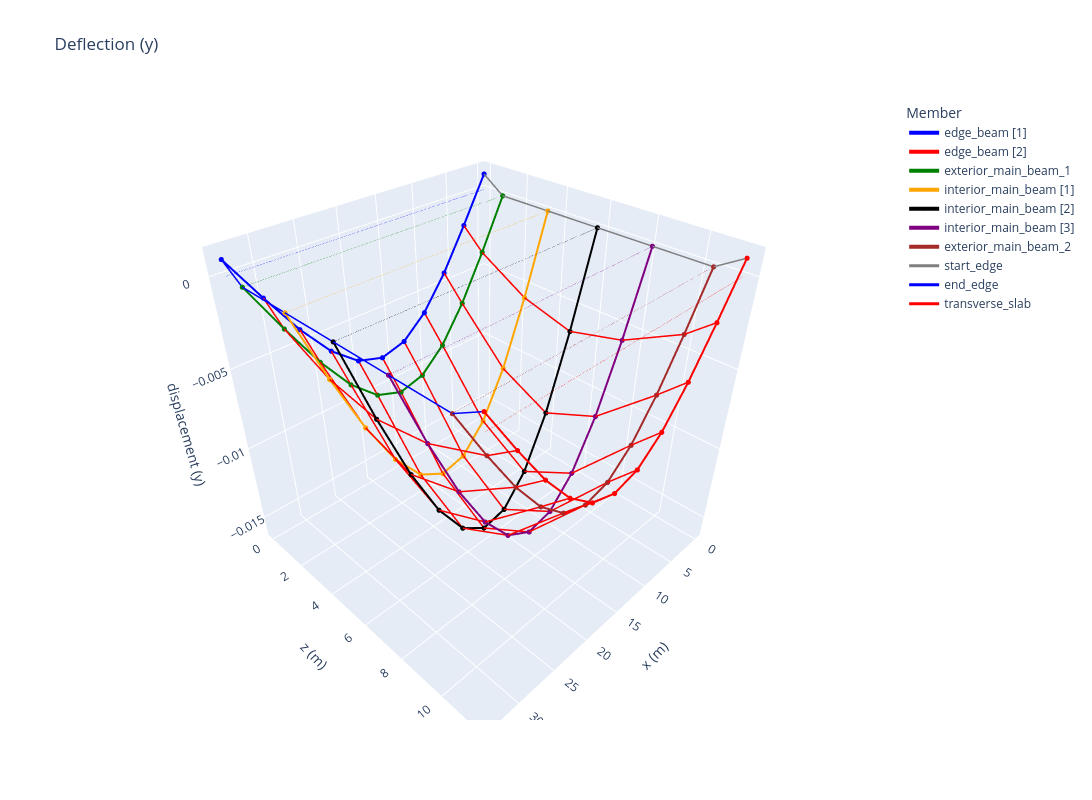

Write notebook code for a chart like this one.
### Code cell
og.plot_def(model, results, loadcase="M1600 L1", backend="plotly", figsize=(14, 8));

### Figure 1 — Plotly figure (JSON) as saved in the notebook; plotly's stock layout.template omitted (floating-point values rounded to 4 significant figures; data arrays with more than 128 entries replaced by an {"elided": "..."} marker saying what was removed)
{"data": [{"line": {"color": "blue", "width": 4}, "marker": {"color": "blue", "size": 3}, "mode": "lines+markers", "name": "edge_beam [1]", "type": "scatter3d", "x": [0, 3.35, 6.7, 10.05, 13.4, 16.75, 20.1, 23.45, 26.8, 30.15, 33.5], "y": [0, 0, 0, 0, 0, 0, 0, 0, 0, 0, 0], "z": [0.0009106, -0.001732, -0.004211, -0.006226, -0.007513, -0.007919, -0.007409, -0.006067, -0.004073, -0.001681, 0.0008474]}, {"line": {"color": "blue", "dash": "dot", "width": 1}, "mode": "lines", "showlegend": false, "type": "scatter3d", "x": [0, 3.35, 6.7, 10.05, 13.4, 16.75, 20.1, 23.45, 26.8, 30.15, 33.5], "y": [0, 0, 0, 0, 0, 0, 0, 0, 0, 0, 0], "z": [0, 0, 0, 0, 0, 0, 0, 0, 0, 0, 0]}, {"line": {"color": "red", "width": 4}, "marker": {"color": "red", "size": 3}, "mode": "lines+markers", "name": "edge_beam [2]", "type": "scatter3d", "x": [0, 3.35, 6.7, 10.05, 13.4, 16.75, 20.1, 23.45, 26.8, 30.15, 33.5], "y": [11.56, 11.56, 11.56, 11.56, 11.56, 11.56, 11.56, 11.56, 11.56, 11.56, 11.56], "z": [0.0009107, -0.001732, -0.004211, -0.006226, -0.007513, -0.007919, -0.007409, -0.006067, -0.004073, -0.001681, 0.0008474]}, {"line": {"color": "red", "dash": "dot", "width": 1}, "mode": "lines", "showlegend": false, "type": "scatter3d", "x": [0, 3.35, 6.7, 10.05, 13.4, 16.75, 20.1, 23.45, 26.8, 30.15, 33.5], "y": [11.56, 11.56, 11.56, 11.56, 11.56, 11.56, 11.56, 11.56, 11.56, 11.56, 11.56], "z": [0, 0, 0, 0, 0, 0, 0, 0, 0, 0, 0]}, {"line": {"color": "green", "width": 4}, "marker": {"color": "green", "size": 3}, "mode": "lines+markers", "name": "exterior_main_beam_1", "type": "scatter3d", "x": [0, 3.35, 6.7, 10.05, 13.4, 16.75, 20.1, 23.45, 26.8, 30.15, 33.5], "y": [1.05, 1.05, 1.05, 1.05, 1.05, 1.05, 1.05, 1.05, 1.05, 1.05, 1.05], "z": [0, -0.002955, -0.00566, -0.007829, -0.0092, -0.009607, -0.009022, -0.007543, -0.005376, -0.002781, 0]}, {"line": {"color": "green", "dash": "dot", "width": 1}, "mode": "lines", "showlegend": false, "type": "scatter3d", "x": [0, 3.35, 6.7, 10.05, 13.4, 16.75, 20.1, 23.45, 26.8, 30.15, 33.5], "y": [1.05, 1.05, 1.05, 1.05, 1.05, 1.05, 1.05, 1.05, 1.05, 1.05, 1.05], "z": [0, 0, 0, 0, 0, 0, 0, 0, 0, 0, 0]}, {"line": {"color": "orange", "width": 4}, "marker": {"color": "orange", "size": 3}, "mode": "lines+markers", "name": "interior_main_beam [1]", "type": "scatter3d", "x": [0, 3.35, 6.7, 10.05, 13.4, 16.75, 20.1, 23.45, 26.8, 30.15, 33.5], "y": [3.416, 3.416, 3.416, 3.416, 3.416, 3.416, 3.416, 3.416, 3.416, 3.416, 3.416], "z": [0, -0.004671, -0.00869, -0.01166, -0.01339, -0.01377, -0.01285, -0.01077, -0.007769, -0.004087, 0]}, {"line": {"color": "orange", "dash": "dot", "width": 1}, "mode": "lines", "showlegend": false, "type": "scatter3d", "x": [0, 3.35, 6.7, 10.05, 13.4, 16.75, 20.1, 23.45, 26.8, 30.15, 33.5], "y": [3.416, 3.416, 3.416, 3.416, 3.416, 3.416, 3.416, 3.416, 3.416, 3.416, 3.416], "z": [0, 0, 0, 0, 0, 0, 0, 0, 0, 0, 0]}, {"line": {"color": "black", "width": 4}, "marker": {"color": "black", "size": 3}, "mode": "lines+markers", "name": "interior_main_beam [2]", "type": "scatter3d", "x": [0, 3.35, 6.7, 10.05, 13.4, 16.75, 20.1, 23.45, 26.8, 30.15, 33.5], "y": [5.782, 5.782, 5.782, 5.782, 5.782, 5.782, 5.782, 5.782, 5.782, 5.782, 5.782], "z": [0, -0.005508, -0.01018, -0.01356, -0.01548, -0.01584, -0.0147, -0.01224, -0.00879, -0.004614, 0]}, {"line": {"color": "black", "dash": "dot", "width": 1}, "mode": "lines", "showlegend": false, "type": "scatter3d", "x": [0, 3.35, 6.7, 10.05, 13.4, 16.75, 20.1, 23.45, 26.8, 30.15, 33.5], "y": [5.782, 5.782, 5.782, 5.782, 5.782, 5.782, 5.782, 5.782, 5.782, 5.782, 5.782], "z": [0, 0, 0, 0, 0, 0, 0, 0, 0, 0, 0]}, {"line": {"color": "purple", "width": 4}, "marker": {"color": "purple", "size": 3}, "mode": "lines+markers", "name": "interior_main_beam [3]", "type": "scatter3d", "x": [0, 3.35, 6.7, 10.05, 13.4, 16.75, 20.1, 23.45, 26.8, 30.15, 33.5], "y": [8.149, 8.149, 8.149, 8.149, 8.149, 8.149, 8.149, 8.149, 8.149, 8.149, 8.149], "z": [0, -0.004671, -0.00869, -0.01166, -0.01339, -0.01377, -0.01285, -0.01077, -0.00777, -0.004087, 0]}, {"line": {"color": "purple", "dash": "dot", "width": 1}, "mode": "lines", "showlegend": false, "type": "scatter3d", "x": [0, 3.35, 6.7, 10.05, 13.4, 16.75, 20.1, 23.45, 26.8, 30.15, 33.5], "y": [8.149, 8.149, 8.149, 8.149, 8.149, 8.149, 8.149, 8.149, 8.149, 8.149, 8.149], "z": [0, 0, 0, 0, 0, 0, 0, 0, 0, 0, 0]}, {"line": {"color": "brown", "width": 4}, "marker": {"color": "brown", "size": 3}, "mode": "lines+markers", "name": "exterior_main_beam_2", "type": "scatter3d", "x": [0, 3.35, 6.7, 10.05, 13.4, 16.75, 20.1, 23.45, 26.8, 30.15, 33.5], "y": [10.51, 10.51, 10.51, 10.51, 10.51, 10.51, 10.51, 10.51, 10.51, 10.51, 10.51], "z": [0, -0.002955, -0.00566, -0.007829, -0.0092, -0.009607, -0.009022, -0.007543, -0.005376, -0.002781, 0]}, {"line": {"color": "brown", "dash": "dot", "width": 1}, "mode": "lines", "showlegend": false, "type": "scatter3d", "x": [0, 3.35, 6.7, 10.05, 13.4, 16.75, 20.1, 23.45, 26.8, 30.15, 33.5], "y": [10.51, 10.51, 10.51, 10.51, 10.51, 10.51, 10.51, 10.51, 10.51, 10.51, 10.51], "z": [0, 0, 0, 0, 0, 0, 0, 0, 0, 0, 0]}, {"line": {"color": "grey", "width": 3}, "mode": "lines", "name": "start_edge", "type": "scatter3d", "x": [0, 0, null, 0, 0, null, 0, 0, null, 0, 0, null, 0, 0, null, 0, 0, null], "y": [0, 1.05, null, 1.05, 3.416, null, 3.416, 5.782, null, 5.782, 8.149, null, 8.149, 10.51, null, 10.51, 11.56, null], "z": [0.0009106, 0, null, 0, 0, null, 0, 0, null, 0, 0, null, 0, 0, null, 0, 0.0009107, null]}, {"line": {"color": "blue", "width": 3}, "mode": "lines", "name": "end_edge", "type": "scatter3d", "x": [33.5, 33.5, null, 33.5, 33.5, null, 33.5, 33.5, null, 33.5, 33.5, null, 33.5, 33.5, null, 33.5, 33.5, null], "y": [0, 1.05, null, 1.05, 3.416, null, 3.416, 5.782, null, 5.782, 8.149, null, 8.149, 10.51, null, 10.51, 11.56, null], "z": [0.0008474, 0, null, 0, 0, null, 0, 0, null, 0, 0, null, 0, 0, null, 0, 0.0008474, null]}, {"line": {"color": "red", "width": 3}, "mode": "lines", "name": "transverse_slab", "type": "scatter3d", "x": {"elided": "162 float values"}, "y": {"elided": "162 float values"}, "z": {"elided": "162 float values"}}], "layout": {"height": 800, "legend": {"title": {"text": "Member"}}, "scene": {"xaxis": {"title": {"text": "x (m)"}}, "yaxis": {"title": {"text": "z (m)"}}, "zaxis": {"title": {"text": "displacement (y)"}}}, "title": {"text": "Deflection (y)"}, "width": 1400}}
